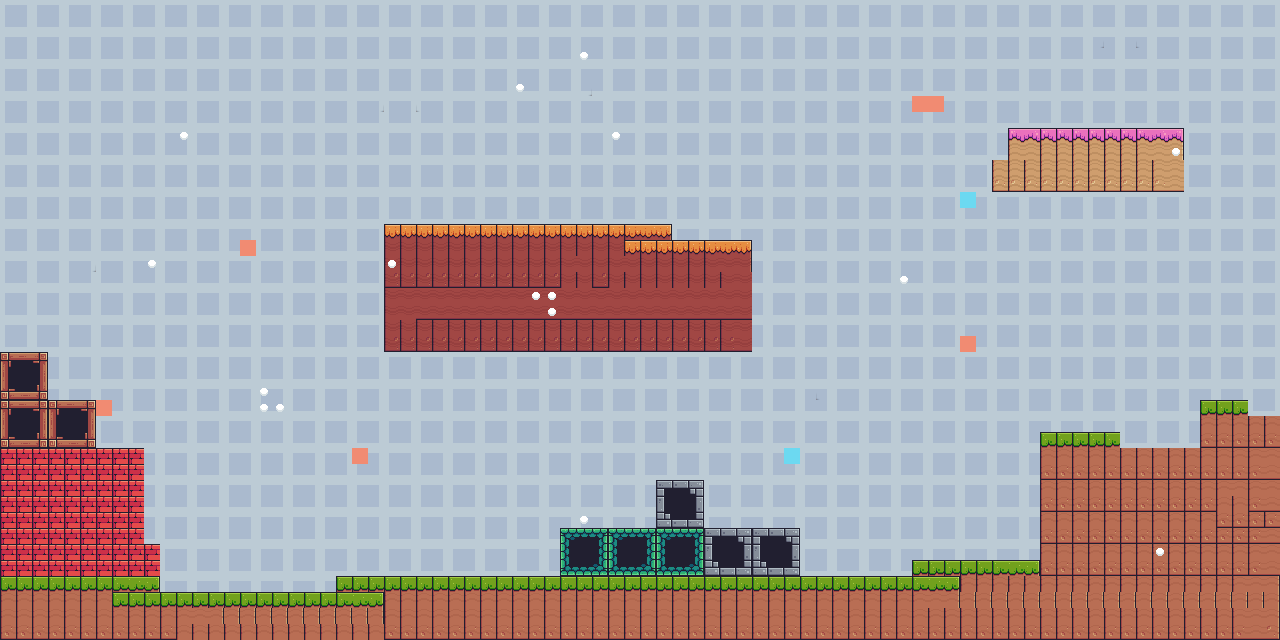

Below is a game level as drawn by its tile map, then a one-line description and the .tmx that defines it (tile-layer data replaced by summaries):
An orthogonal 80x40 tile map with 16x16 px tiles, 2 tile layers (base, decoration), 1 hidden layer not drawn, 6 tilesets and 26 objects.

<map version="1.8" tiledversion="1.8.5" orientation="orthogonal" renderorder="right-down" width="80" height="40" tilewidth="16" tileheight="16" infinite="0" nextlayerid="6" nextobjectid="34">
 <tileset firstgid="1" name="Blue" tilewidth="16" tileheight="16" tilecount="16" columns="4">
  <image source="../images/world/Blue.png" width="64" height="64" />
 </tileset>
 <tileset firstgid="17" name="Confetti_16x16" tilewidth="16" tileheight="16" tilecount="6" columns="6">
  <image source="../images/world/Confetti_16x16.png" width="96" height="16" />
 </tileset>
 <tileset firstgid="23" name="Dust_Particle" tilewidth="16" tileheight="16" tilecount="1" columns="1">
  <image source="../images/world/Dust_Particle.png" width="16" height="16" />
 </tileset>
 <tileset firstgid="24" name="Pineapple" tilewidth="16" tileheight="16" tilecount="68" columns="34">
  <image source="../images/world/Pineapple.png" width="544" height="32" />
 </tileset>
 <tileset firstgid="92" name="terrain_16x16" tilewidth="16" tileheight="16" tilecount="242" columns="22">
  <image source="../images/world/terrain_16x16.png" width="352" height="176" />
 </tileset>
 <tileset firstgid="334" name="pineapple_3x" tilewidth="16" tileheight="16" tilecount="612" columns="102">
  <image source="../images/world/pineapple_3x.png" width="1632" height="96" />
 </tileset>
 <layer id="1" name="base" width="80" height="40">
  <data>[3200 cells, 3200 non-empty, 57 distinct tile ids]</data>
 </layer>
 <layer id="2" name="decoration" width="80" height="40">
  <data>[3200 cells, 41 non-empty, 7 distinct tile ids]</data>
 </layer>
 <layer id="5" name="InvisibleFruit" width="80" height="40" visible="0">
  <data>[3200 cells, 128 non-empty, 16 distinct tile ids]</data>
 </layer>
 <objectgroup id="3" name="Obstacles">
  <object id="16" x="2.62601" y="346.633" width="42.0161" height="237.654" />
  <object id="17" x="-1.313" y="589.539" width="1278.87" height="52.5201" />
  <object id="18" x="49.8941" y="395.214" width="47.2681" height="181.194" />
  <object id="19" x="99.7883" y="451.673" width="40.7031" height="135.239" />
  <object id="20" x="137.865" y="539.644" width="19.6951" height="44.6421" />
  <object id="21" x="325.625" y="569.843" width="951.927" height="17.069" />
  <object id="22" x="563.278" y="529.14" width="231.089" height="44.6421" />
  <object id="23" x="651.25" y="479.246" width="53.8331" height="45.9551" />
  <object id="24" x="1041.21" y="433.291" width="76.1542" height="136.552" />
  <object id="25" x="1118.68" y="447.734" width="76.1542" height="123.422" />
  <object id="26" x="1196.15" y="400.466" width="40.7031" height="166.751" />
  <object id="27" x="1242.1" y="408.344" width="30.1991" height="158.873" />
  <object id="28" x="564.591" y="523.888" width="231.089" height="42.0161" />
  <object id="29" x="652.563" y="473.994" width="53.8331" height="44.6421" />
  <object id="30" x="384.71" y="227.15" width="273.105" height="124.735" />
  <object id="31" x="659.128" y="233.715" width="78.7802" height="115.544" />
  <object id="32" x="1011.01" y="128.674" width="168.064" height="61.7112" />
  <object id="33" x="992.631" y="160.186" width="21.0081" height="31.5121" />
 </objectgroup>
 <objectgroup id="4" name="Fruit">
  <object id="8" x="640.746" y="87.9712" width="30.1991" height="52.5201" />
  <object id="9" x="1071.41" y="40.7031" width="32.8251" height="51.2071" />
  <object id="10" x="1068.78" y="334.816" width="32.8251" height="60.3982" />
  <object id="11" x="668.319" y="375.519" width="39.3901" height="55.1461" />
  <object id="12" x="410.97" y="468.742" width="35.4511" height="55.1461" />
  <object id="13" x="412.283" y="80.0932" width="36.7641" height="59.0852" />
  <object id="14" x="249.471" y="181.194" width="40.7031" height="52.5201" />
  <object id="15" x="42.0161" y="259.975" width="40.7031" height="55.1461" />
 </objectgroup>
</map>
